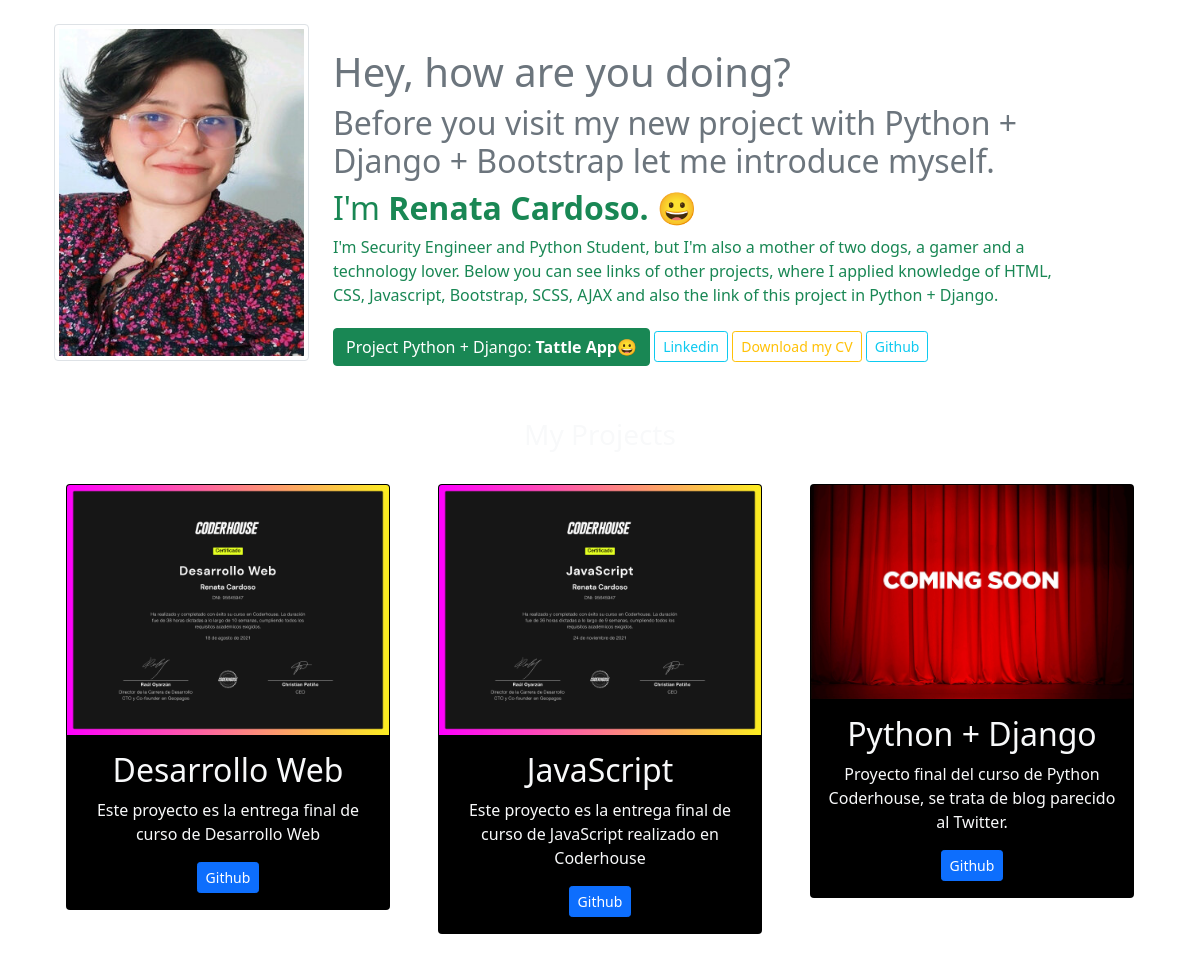
The page / on the database its author committed.
### portfolio/models.py (models this page shows, shortened)
class Project(models.Model):
    title = models.CharField(max_length=40)
    url = models.URLField(blank=True)
    description = models.CharField(max_length=200, blank=True, null=True)
    image = models.ImageField(upload_to = 'portfolio/images/', blank=True, null=True)

### portfolio/views.py (the view)
# urls.py: 2. Add a URL to urlpatterns:  path('', views.home, name='home')
def home(request):
    projects = Project.objects.all()
    return render (request, 'home.html', {'projects':projects})

### portfolio/templates/home.html
{% extends 'layout.html' %}
{% block content %}
{% load static %}
<header class="row">
  <div class="col-md-3">
    <img class="img-thumbnail"src="{% static 'portfolio/profile.jpg' %}" />
  </div>
  <div class="col-md-8 my-auto py-4">
    <h1 class="text-secondary">Hey, how are you doing?</h1>
    <h2 class="text-secondary">Before you visit my new project with Python + Django + Bootstrap let me introduce myself. </h2>
      <h2 class="text-success">I'm <strong>Renata Cardoso. 😀</strong></h2>
      <p class="text-success">I'm Security Engineer and Python Student, but I'm also a mother of two dogs, a gamer and a technology lover. Below you can see links of other projects, where I applied knowledge of HTML, CSS, Javascript, Bootstrap, SCSS, AJAX and also the link of this project in Python + Django.
      </p>
      <a class="btn btn-success btn-md" href="{% url 'users-login' %}"> Project Python + Django: <strong>Tattle App😀</strong></a>
    <a class="btn btn-outline-info btn-sm " href="https://www.linkedin.com/in/renatalimacardoso/">Linkedin</a>
    <a class="btn btn-outline-warning btn-sm " href="{% static 'portfolio/resume.pdf' %}">Download my CV</a>
    <a class="btn btn-outline-info btn-sm my-2 " href="https://github.com/RenataCardoli?tab=repositories">Github</a>
  </div>
</header>
<div class="row my-4 text-center">
  <h3>My Projects</h3>
  {% for project in projects %}
  <div class="col-md-4 p-4">
    <div class="card bg-black card-project">
      <img src="{{project.image.url }}" class="card-img-top" />
      <div class="card-body">
        <h2>{{ project.title }}</h2>
        <p>{{ project.description }}</p>
        {% if project.url %}
        <a href="{{project.url}}" class="btn btn-primary btn-sm" target="__blank" rel="noreferrer">Github</a>
        {% endif %}
      </div>
    </div>
  </div>
  {% endfor %}
</div>
{% endblock %}

### portfolio/templates/layout.html (shortened to what this page needs)
{% load static %}
<!DOCTYPE html>
<html lang="en">
<head>
    <link href="https://cdn.jsdelivr.net/npm/bootstrap@5.1.3/dist/css/bootstrap.min.css" rel="stylesheet"
>
    <link rel="stylesheet" href="{% static 'main.css' %}">
</head>
<body class="text-light">
    <div class="container p-4">
        {% block content %}
        {% endblock %}
    </div>
</body>
</html>

### portfolio/static/main.css (style rules this page uses)
body { background: #ffffff; }

### rows shown on the page
Project: image (picture), title "Desarrollo Web", description "Este proyecto es la entrega final de curso de Desarrollo Web"
Project: image (picture), title "JavaScript", description "Este proyecto es la entrega final de curso de JavaScript realizado en Coderhouse"
Project: image (picture), title "Python + Django", description "Proyecto final del curso de Python Coderhouse, se trata de blog parecido al Twitter."
